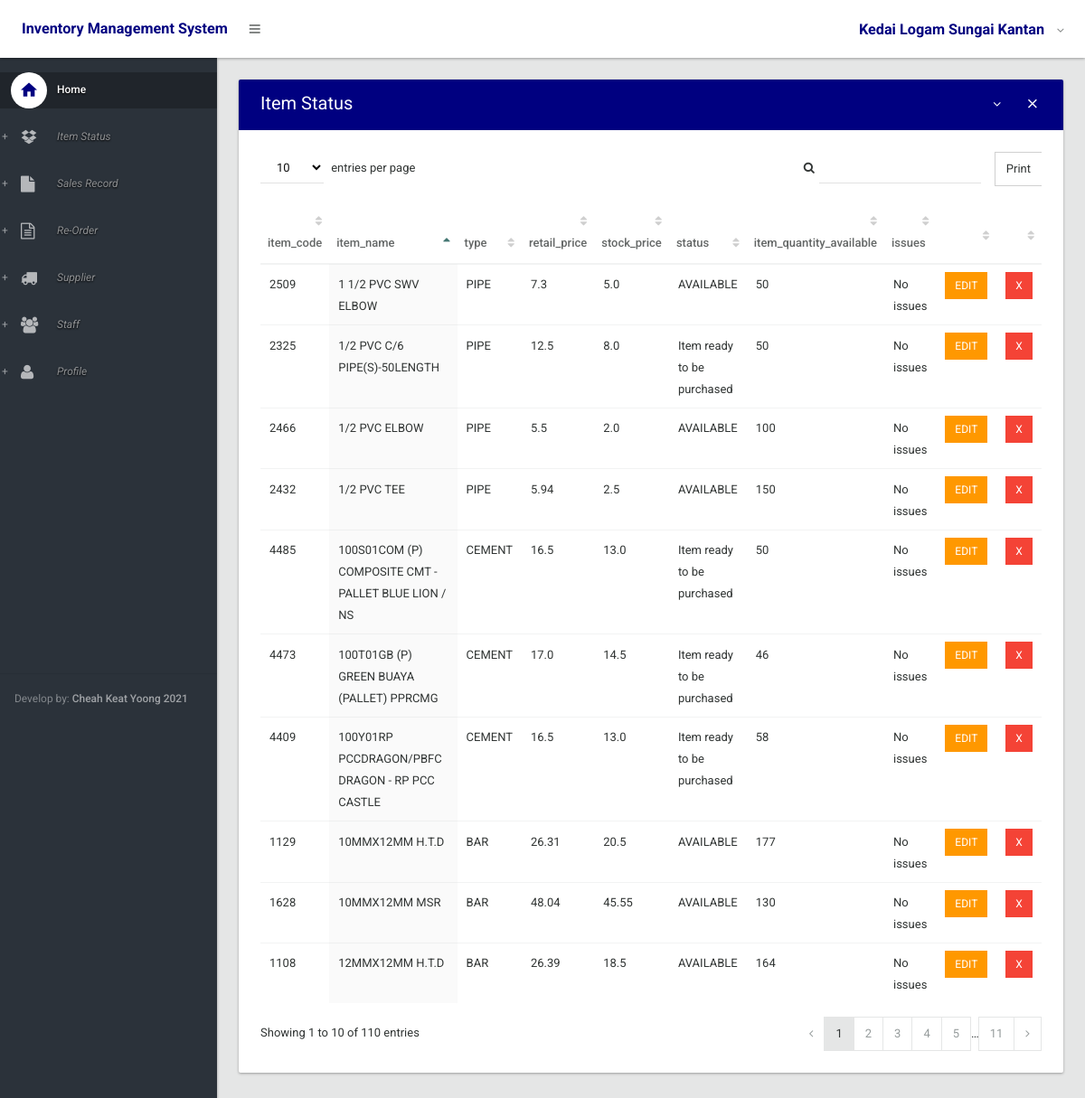
The app's page /item (signed in), older data.
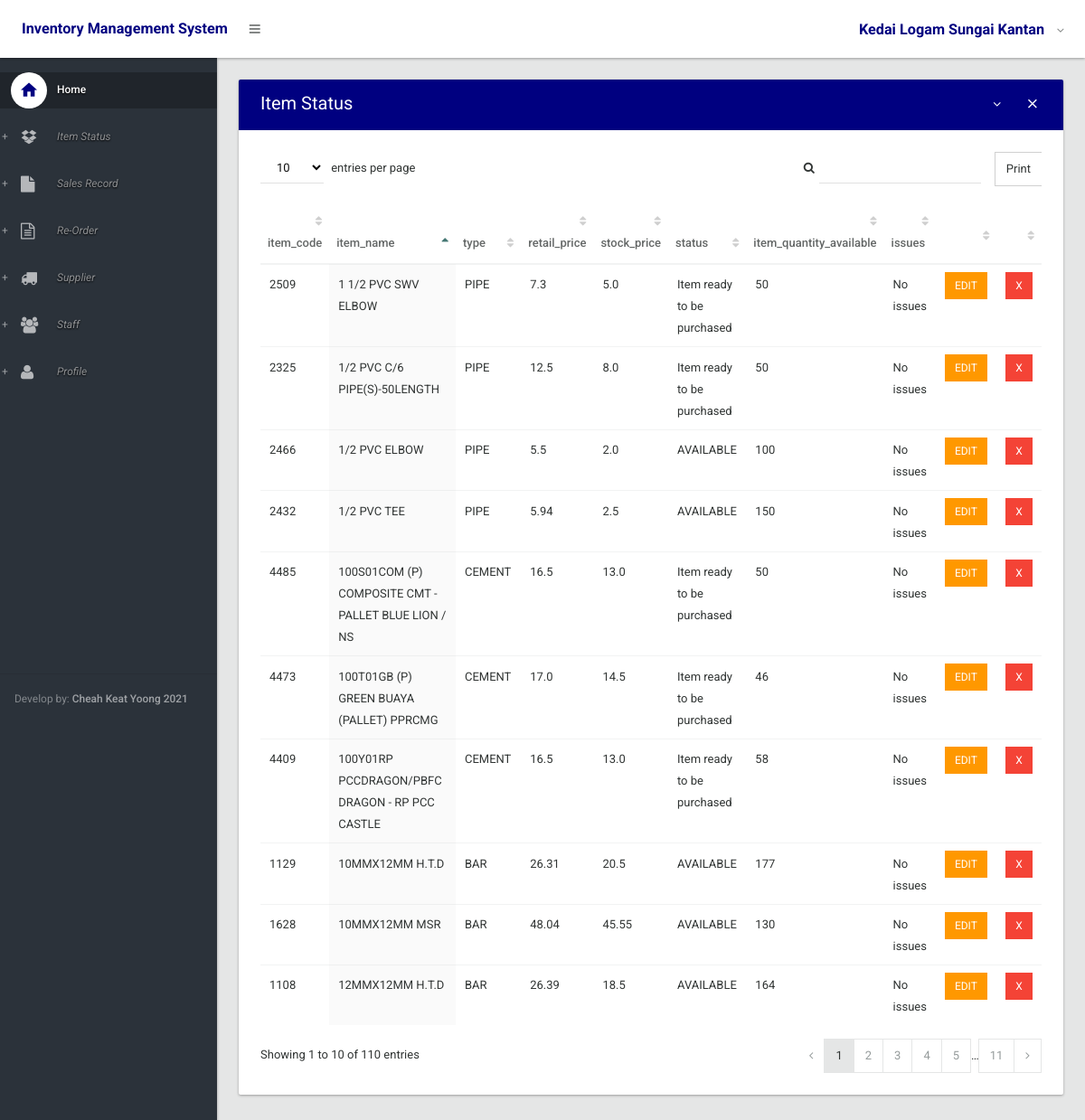
The same page, newer data.
### inventory/models.py (models this page shows, shortened)
class item_status(models.Model):
    item_code=models.AutoField(primary_key=True,unique=True)
    item_name=models.CharField(max_length=50,blank=True)
    type= models.CharField(max_length=100,blank=True)
    retail_price=models.FloatField()
    stock_price=models.FloatField(null=True)
    choices =({'AVAILABLE','Item ready to be purchased'},{'SOLD','Item Sold'},{'RESTOCKING','Item restocking in few days'})
    status=models.CharField(max_length=50,choices=choices,default="AVAILABLE") #Available,Sold, Restocking
    item_quantity_available=models.IntegerField()
    issues=models.CharField(max_length=100,default="No issues")

### inventory/views/alpha.py (the view)
# urls.py: url(r'^item$', display_item_status, name="display_item_status"),
@login_required
def display_item_status(request):
    items = item_status.objects.all()
    itemlist=['item_code','item_name','type','retail_price','stock_price','status','item_quantity_available','issues']
    context={
        'list' : itemlist,
        'header': 'Item Status',
        'items1' :items,
    }
    return render(request,'inv/index.html',context)

### inventory/templates/inv/index.html (shortened to what this page needs)
{% extends 'inv/base.html' %}
{% block body %}
<section>
 <div class="section-body">
  <div class="row">
    <div class="col-lg-12">
      <div class="card">
      <div class="card-head style-primary">
      {% if header == None %}
      <header>Table</header>
      {% else%}
<header>{{ header }}</header>
{% endif %}
<div class="tools">
    <a class="btn btn-icon-toggle btn-collapse"><i class="fa fa-angle-down"></i></a>
    <a class="btn btn-icon-toggle btn-close"><i class="md md-close"></i></a>
</div>
        </div>
        <div class="card-body">
        <div class="table-responsive">
<table id="datatable2" class="table order-column hover">
<thead>
<tr>
{% for item in list%}
<th>{{ item }}</th>
{% endfor %}
<th></th>
<th></th>
</tr>
</thead>
<tbody>
{% for item in items1%}
<tr class="gradeX">
<td>{{ item.item_code }}</td>
<td>{{ item.item_name }}</td>
<td>{{ item.type }}</td>
<td>{{ item.retail_price}}</td>
<td>{{ item.stock_price}}</td>
<td>{{ item.status}}</td>
<td>{{ item.item_quantity_available}}</td>
<td>{{ item.issues}}</td>
   <td>
            <a href="{% url 'edit_item_status' item.item_code %}" class="btn btn-warning btn-sm" role="button" aria-pressed="true" > Edit</a>
            </td>
            <td>
            <a href="{% url 'delete_item_status' item.item_code %}" class="btn btn-danger btn-sm" role="button" aria-pressed="true" > x</a>
        </td>
</tr>
{% endfor %}
    </tbody>
  </table>
  </div>
  </div>
  </div>
  </div>
  </div>
  </div>
</section>
{% endblock %}

### inventory/templates/inv/base.html (shortened to what this page needs)
{% load static %}
<!DOCTYPE html>
<html lang="en">
	<head>
		<link type="text/css" rel="stylesheet" href="{% static 'css/bootstrap.css' %}" />
		<link type="text/css" rel="stylesheet" href="{% static 'css/materialadmin.css' %}" />
		<link type="text/css" rel="stylesheet" href="{% static 'css/font-awesome.min.css' %}" />
		<link type="text/css" rel="stylesheet" href="{% static 'css/material-design-iconic-font.min.css' %}" />
    	<link type="text/css" rel="stylesheet" href="{% static 'css/libs/DataTables/jquery.dataTables.css' %}" />
		<link type="text/css" rel="stylesheet" href="{% static 'css/libs/DataTables/extensions/dataTables.colVis.css' %}" />
		<link type="text/css" rel="stylesheet" href="{% static 'css/libs/DataTables/extensions/dataTables.tableTools.css' %}" />
    	<link type="text/css" rel="stylesheet" href="{% static 'css/print.css' %}" />
	</head>
	<body class="menubar-pin menubar-hoverable header-fixed ">
		<header id="header" >
			<div class="headerbar">
				<div class="headerbar-left">
					<ul class="header-nav header-nav-options">
						<li class="header-nav-brand" >
							<div class="brand-holder">
								<a href="{% url 'index' %}">
								<span class="text-lg text-bold text-primary"> Inventory Management System</span>
								</a>
							</div>
						</li>
						<li>
							<a class="btn btn-icon-toggle menubar-toggle" data-toggle="menubar" href="javascript:void(0);">
								<i class="fa fa-bars"></i>
							</a>
						</li>
					</ul>
				</div>
				<div class="headerbar-right">
					<ul class="header-nav header-nav-profile">
						<li class="dropdown">
							<a href="javascript:void(0);" class="dropdown-toggle ink-reaction" data-toggle="dropdown">
								<span class="profile-info">
									<h4 class="text-lg text-bold text-primary">Kedai Logam Sungai Kantan</h4>
								</span>
							</a>
						</li>
					</ul>
				</div>
			</div>
		</header>
		<div id="base">
			<div id="content">
                {% block body %}
                {% endblock %}
			</div>
			<div id="menubar" class="menubar-inverse ">
				<div class="menubar-scroll-panel">
					<ul id="main-menu" class="gui-controls">
						<li>
							<a href="{% url 'index' %}" class="active">
								<div class="gui-icon"><i class="md md-home"></i></div>
								<span class="title">Home</span>
							</a>
						</li>
						<li class="gui-folder">
							<a>
								<div class="gui-icon"><i class="fa fa-dropbox"></i></div>
								<span class="title">Item Status</span>
							</a>
						</li>
						<li class="gui-folder">
							<a>
								<div class="gui-icon"><i class="fa fa-file"></i></div>
								<span class="title">Sales Record</span>
							</a>
						</li>
						<li class="gui-folder">
							<a>
								<div class="gui-icon"><i class="fa fa-file-text-o"></i></div>
								<span class="title">Re-Order</span>
							</a>
						</li>
						<li class="gui-folder">
							<a>
								<div class="gui-icon"><i class="fa fa-truck"></i></div>
								<span class="title">Supplier</span>
							</a>
						</li>
						<li class="gui-folder">
							<a>
								<div class="gui-icon"><i class="fa fa-users"></i></div>
								<span class="title">Staff</span>
							</a>
						</li>
						<li class="gui-folder">
							<a>
								<div class="gui-icon"><i class="fa fa-user"></i></div>
								<span class="title">Profile</span>
							</a>
						</li>
					</ul>
					<div class="menubar-foot-panel">
						<small class="no-linebreak hidden-folded">
							<span class="opacity-75">Develop by: </span> <strong>Cheah Keat Yoong {% now "Y" %}</strong>
						</small>
					</div>
				</div>
			</div>
		</div>
	</body>
</html>

Row changes from the older to the newer data that the page shows:
changed item_status "1 1/2 PVC SWV ELBOW": status "AVAILABLE" → "Item ready to be purchased"
